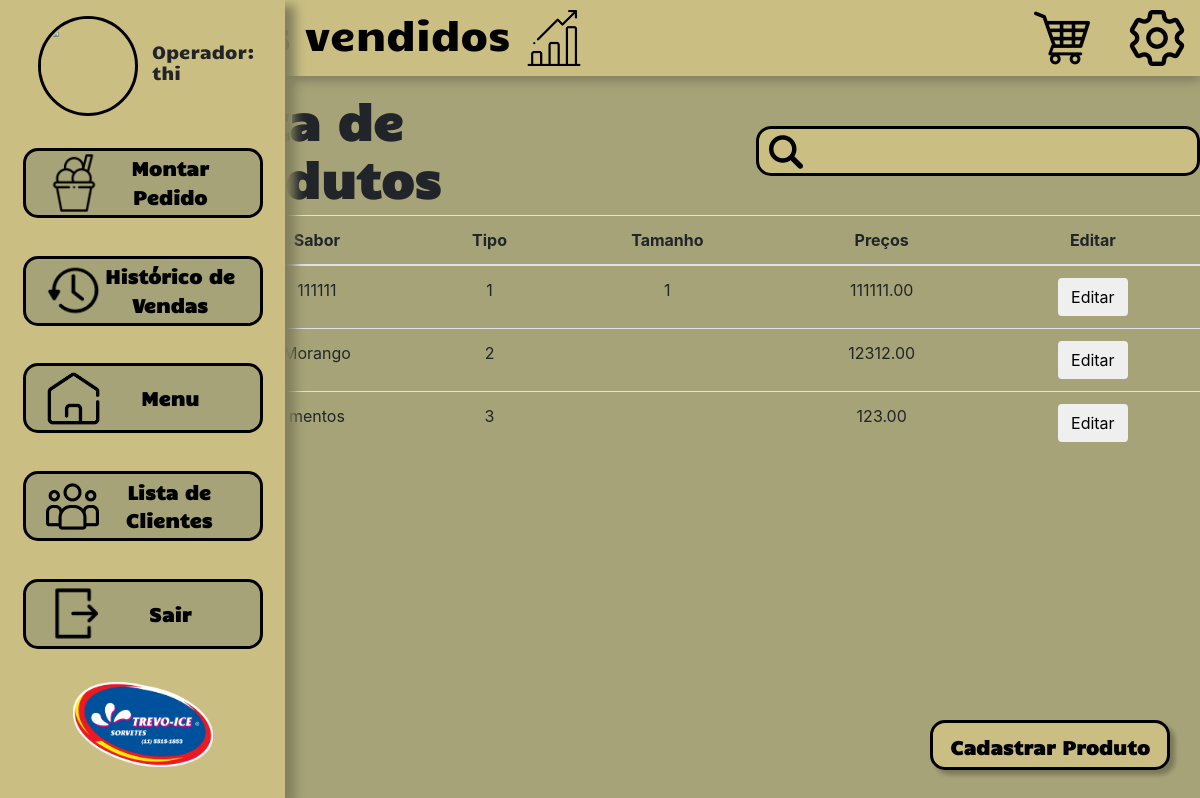
/TCC-main/PHP/ProdutosList.php (signed in), run on the app's committed database.
### tables this page shows
CREATE TABLE `produtos` (
  `sabor` varchar(255) NOT NULL,
  `preco_uni` decimal(20,2) NOT NULL,
  `tipo` varchar(255) NOT NULL,
  `tamanho_pacote` int(11) DEFAULT NULL,
  `tamanho_uni` varchar(255) DEFAULT NULL,
  `preco_pacote` decimal(20,2) DEFAULT NULL,
  `id_prod` int(11) NOT NULL
);

### TCC-main/PHP/listaprod.php (called while the page is built)
<?php
$selectprod="SELECT * FROM produtos ORDER BY id_prod asc";
$resultprod = $pdo->prepare($selectprod);
$resultprod ->execute();

### TCC-main/PHP/ProdutosList.php (the view, shortened to what this page needs)
<?php
include ('conexao.php');
include ('listaprod.php');
?>
<!DOCTYPE html>
<html lang="pt-br">
<head>
    <link rel="stylesheet" type="text/css" href="../CSS/Menu.css">
    <link rel="stylesheet" href="../CSS/bootstrap.min.css" >
    <link rel="stylesheet" type="text/css" href="../CSS/listagem.css">
    <link rel="stylesheet" type="text/css" href="../CSS/montarPedido.css">
</head>
<body >
    <div class="header">
        <a href="grafico.php" class="link">
        <div  class="vendidos">
            <h1 id="titulo">Mais vendidos</h1>
            <img src="../IMG/grafico.png" class="icones" alt="" id="graf">
        </div>
        </a>
        <div id="config">
            <a ><img src="../IMG/carrinho.png" class="icones" onclick="abrecar()" id="carrinho"></a>
            <img src="../IMG/conf.png" class="icones" onclick="abreconf()" id="conf">
        </div>
    </div>
    <div class="scroll">
        <div class="pesq">
            <h1 id="teste">Lista de Produtos</h1>
        <form id="pesf" method="POST">
            <input autocomplete="off" type="text" placeholder="" name="pes" id="pes">
            <button type="submit" id="env" name="env" value="scr"><img src="../IMG/lupa.png" alt=""></button>
        </form>
    </div>
            <div   style="margin-left: 10%; "  href="pedido.php">
                <table  class="table" id="table">
                    <thead>
                      <tr>
                        <th scope="col">ID</th>
                        <th scope="col">Sabor</th>
                        <th scope="col">Tipo</th>
                        <th scope="col">Tamanho</th>
                        <th scope="col">Preços</th>
                        <th scope="col">Editar</th>
                      </tr>
                    </thead>
                    <tbody>
                    <?php
                        while ($linhas_prod = $resultprod->fetch(PDO::FETCH_ASSOC)) {  ?>
                      <tr>
                        <td><?php echo $linhas_prod["id_prod"]; ?></td>
                        <td><?php echo $linhas_prod["sabor"]; ?></td>
                        <td><?php echo $linhas_prod["tipo"]; ?></td>
                        <td><?php echo $linhas_prod["tamanho_uni"]; ?></td>
                        <td><?php echo $linhas_prod["preco_uni"]; ?></td>
                        <td ><Button class="btn">Editar</Button></td>
                      </tr>
                      <?php  }; ?>
                    </tbody>
                  </table>
                </div>
                <div id="bntliscli">
                    <a id="bnt" onclick="novoprod()" href="cadastroproduto.php">
                        <div > Cadastrar Produto</div>
                    </a>
                </div>
    </div>
    <div id="menuho">
    <div id="operador">
        <?php
        $avatar = $_SESSION['avatar_session'];
        echo '<img id="icon" src="'.$avatar.'">';
        ?>
            <h1 id="nome">Operador: <?php
                $nome_oper = $_SESSION['nome_session'];
                echo $nome_oper ?></h1>
        </div>
        <a class="sidebtn" href="MontarPedido.php"> <img class="imgbtn" src="../IMG/MP.png">
            <div class="MP"> Montar Pedido</div>
        </a>
        <a class="sidebtn" href="historico.php"> <img class="imgbtn" src="../IMG/historico.png">
            <div href="#" class="MP">Histórico de Vendas</div>
        </a>
        <a class="sidebtn" href="Menu.php"> <img class="imgbtn" src="../IMG/casinha.png">
            <div href="#" class="MP">Menu</div><p class="sairadjustment"></p>
        </a>
        <a class="sidebtn" href="listagemcli.php"> <img class="imgbtn" src="../IMG/LC.png">
            <div href="#" class="MP">Lista de
                Clientes</div>
        </a>
        <a class="sidebtn" href="logout.php"> <img class="imgbtn" src="../IMG/EX.png">
            <div href="#" class="MP">Sair</div><p id="sairadjustment"></p>
        </a>
        <img src="../IMG/trevoice.png" class="logo" alt="">
    </div>
    <div class="config-scn" id="config-aba"  onmouseleave="fechaconf()">
</div>
</body>

### TCC-main/CSS/Menu.css (style rules this page uses)
a.link { display: inline-block; text-decoration: none; color: black; }
* { margin: 0px; padding: 0px; box-sizing: border-box; list-style: none; }
body { background: #A6A378; background-repeat: no-repeat; height: 100%; width: 100%; }
label, #teste { font-size: 15px; font-weight: bold; font-family: "Candal"; }
#menuho { display: grid; height: 100%; justify-items: center; justify-content: center; background-color: #CABE82; width: 170px; box-shadow: 10px 5px 10px #82805e; z-index: 1; position: fixed; z-index: 6; top: 0; left: 0; overflow-x: hidden; transition: width .5s; }
.MP { display: inline-block; opacity: 0; transition-property: opacity; transition-delay: .0s; transition-duration: .0s; transition-timing-function: linear; }
#operador { display: flex; align-items: center; justify-content: space-evenly; position: sticky; transition-property: width; transition-duration: 1s; transition-timing-function: linear; margin-bottom: 10px; }
.logo { width: 140px; height: auto; }
.sidebtn { display: flex; align-items: center; justify-content: space-between; background: #A6A378; border: 3px solid #000000; border-radius: 15px; width: 100px; height: 70px; margin-top: 5px; padding-left: 20px; padding-right: 20px; position: relative; transition: width 1s; text-decoration: none; }
.imgbtn { width: 55px; }
h1 { font-size: 25px; text-align: top; }
#icon { width: 100px; height: 100px; border-radius: 50px; display: inline-block; transition-duration: 1s; transition-timing-function: linear; object-fit: cover; border: 3px solid black; }
#nome { display: inline-block; opacity: 0; font-size: 0; transition-property: opacity; transition-delay: .0s; transition-duration: .5s; transition-timing-function: linear; }
.header { position: sticky; top: 0; display: flex; justify-content: space-between; flex-flow: row wrap; padding: 10px; font-family: "Candal"; font-size: 25px; background-color: #CABE82; color: #000; z-index: 5; box-shadow: 0px 5px 10px #82805e; width: auto; padding-left: 190px; }
#titulo { display: inline-block; color: #000; }
.icones { cursor: pointer; height: 56px; width: 56px; }
#graf { display: inline-block; position: sticky; margin-left: 15px; }
#carrinho { display: inline-block; }
#teste { margin-left: 12rem; margin-top: 1rem; display: inline-block; font-size: 48px; }
.header { display: flex; align-items: center; width: auto; margin-right: 0; }
#carrinho { margin-right: 30px; }
.vendidos { display: flex; align-items: center; }
.config-scn { padding-top: 20px; border-left: 0px solid #000000; border-bottom-left-radius: 10px; display: grid; height: 0px; justify-items: center; justify-content: center; background-color: #CABE82; width: 250px; box-shadow: -10px 5px 10px #82805e; z-index: 1; position: fixed; z-index: 1; top: 0; right: 0; overflow: hidden; transition: all 1s; }
#conf { margin-right: 5px; }

### TCC-main/CSS/listagem.css (style rules this page uses)
#pes { float: right; padding: 10px; font-size: 17px; font-size: 1rem; height: auto; width: 80%; margin-bottom: 20px; background-color: #CABE82; border:none; margin-right:15px ; }
#env { background-color: #CABE82; border:none; margin-top: 6px; margin-left:10px; cursor: pointer; }
#pesf { border: 3px solid #000; border-radius: 15px; display: inline-block; height: 50px; width: 455px; }
#bntliscli { text-align: right; height: auto; width: 82vw; bottom: 0; right: 0; margin-right: 30px; margin-bottom: 30px; position: fixed; }
#bnt { cursor: pointer; display: inline-block; color: black; font-weight: bold; font-size: 19px; font-family: "Candal"; text-align: center; text-decoration: none; width: 240px; height: 50px; padding-top: 10px; background-color: #CABE82; color: #000; border: 3px solid #000000; box-shadow: 5px 5px 4px rgba(0, 0, 0, 0.25); border-radius: 15px; }
label, input { display: block; width: 100%; text-align: left; }
input { border-bottom: 3px solid #000; padding: 10px; font-size: 15px; height: 30px; width: 425px; margin-bottom: 20px; border-radius: 15px; background-color: #a6a378; }

### TCC-main/CSS/montarPedido.css (style rules this page uses)
#bntliscli { text-align: right; position: fixed; right: 0; bottom: 0; margin-bottom: 30px; margin-right: 30px; }

### data on the page
produtos: sabor "111111", tipo "1", tamanho_uni "1", preco_uni "111111.00"
produtos: sabor "Morango", tipo "2", preco_uni "12312.00"
produtos: sabor "mentos", tipo "3", preco_uni "123.00"

### other printed values
$nome_oper "thi"
